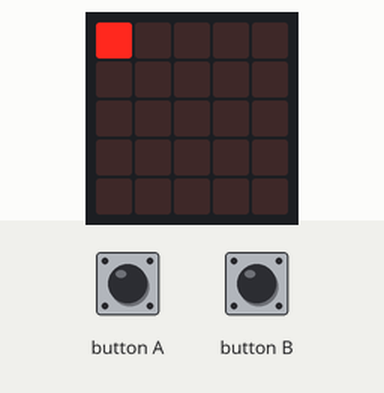
This program was run on a simulated Calliope mini (MakeCode). On the bench: the board's 5×5 LED display. Inputs (shaded band) come from the test bench.

Above: at 0.21 s.
1.7 s: button B pressed for 0.15 s
At 1.9 s:
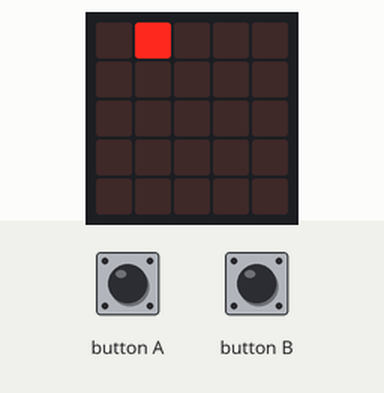
2.4 s: button A pressed for 0.15 s
At 3.7 s:
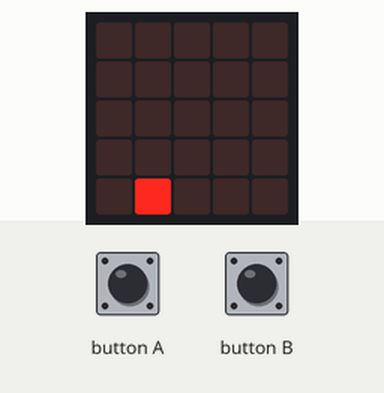
4.0 s: button A pressed for 0.15 s
At 4.9 s:
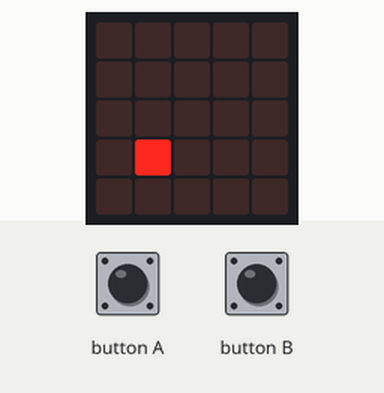
5.6 s: button B pressed for 0.15 s
At 5.8 s:
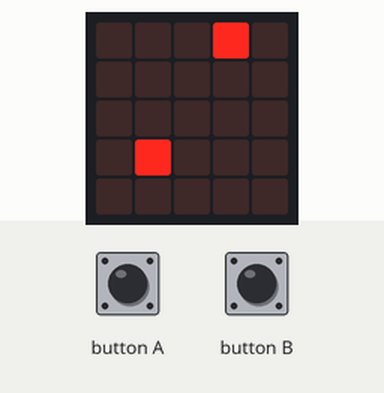
6.3 s: button A pressed for 0.15 s
At 7.6 s:
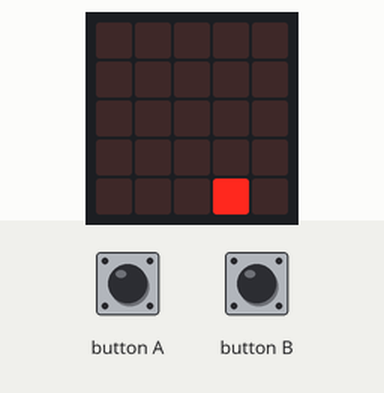
7.9 s: button B pressed for 0.15 s
At 8.1 s:
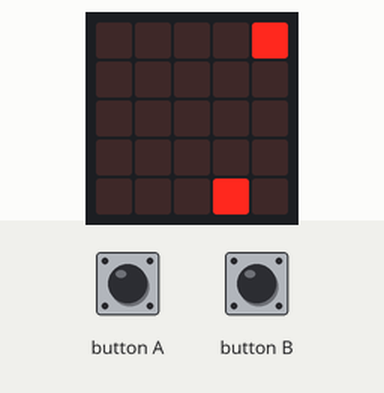
Timing chart, 0 to 9.6 s (numbered marks = the images above; inputs shaded):
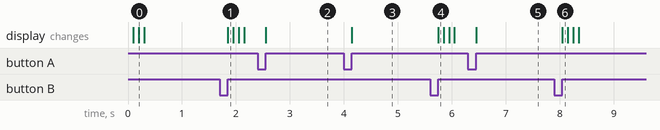

Measured:
- after the input at 1.7 s, the display: changes after 0.15 s (image 1)
- after the input at 2.4 s, the display: changes after 0.15 s (image 2)
- after the input at 4.0 s, the display: changes after 0.15 s (image 3)
- after the input at 5.6 s, the display: changes after 0.15 s (image 4)
- after the input at 6.3 s, the display: changes after 0.15 s (image 5)
- after the input at 7.9 s, the display: changes after 0.15 s (image 6)

The program:

main.ts
```typescript
function ZeigeZiffer (num: number, pos: number) {
    numTemp = num
    if (numTemp > 5) {
        led.plot(pos, 0)
        numTemp += -5
    }
    led.plot(pos, 5 - numTemp)
}
input.onButtonPressed(Button.A, function () {
    if (statusNr == 0) {
        t += 1 * 600
        t = t % 5400
        ZeigeTimer(t)
    } else if (statusNr == 1) {
        t += 1 * 60
        t = t % 600
        ZeigeTimer(t)
    } else if (statusNr == 2) {
        t += 1 * 10
        t = t % 60
        ZeigeTimer(t)
    } else if (statusNr == 3) {
        t += 1 * 1
        t = t % 10
        ZeigeTimer(t)
    } else if (statusNr == 4) {
        ton = !(ton)
        if (ton == true) {
            basic.showString("an")
        } else {
            basic.showString("aus")
        }
    } else if (statusNr == 5) {
        showTimer = !(showTimer)
    } else {

    }
})
input.onButtonPressed(Button.B, function () {
    statusNr += 1
    if (statusNr == 0) {
        ZeigeTimer(t)
    }
    if (statusNr < 2) {
        for (let index = 0; index < 4; index++) {
            led.toggle(statusNr, 0)
            basic.pause(100)
        }
    } else if (statusNr < 4) {
        for (let index = 0; index < 4; index++) {
            led.toggle(statusNr + 1, 0)
            basic.pause(100)
        }
    } else if (statusNr == 4) {
        basic.showString("Ton:")
    } else if (statusNr == 5) {
        ZeigeTimer(t)
        tLast = t
    } else {

    }
})
function ZeigeTimer (tIn: number) {
    basic.clearScreen()
    tTemp = tIn
    tTemp2 = tTemp % 10
    ZeigeZiffer(tTemp2, 4)
    tTemp = (tTemp - tTemp2) / 10
    tTemp2 = tTemp % 6
    ZeigeZiffer(tTemp2, 3)
    tTemp = (tTemp - tTemp2) / 6
    tTemp2 = tTemp % 10
    ZeigeZiffer(tTemp2, 1)
    tTemp = (tTemp - tTemp2) / 10
    tTemp2 = tTemp % 10
    ZeigeZiffer(tTemp2, 0)
}
let tTemp2 = 0
let tTemp = 0
let tLast = 0
let numTemp = 0
let showTimer = false
let ton = false
let statusNr = 0
let t = 0
t = 0
statusNr = 0
let statusTxtList = ["setze10Min", "setzeMin", "setze10Sek", "setzeSek", "setzeTon", "laufe", "abgelaufene"]
ton = false
showTimer = true
basic.clearScreen()
ZeigeTimer(t)
for (let index = 0; index < 4; index++) {
    led.toggle(0, 0)
    basic.pause(100)
}
basic.forever(function () {
    if (statusNr == 5) {
        basic.clearScreen()
        basic.setLedColor(0xff0000)
        if (showTimer == true) {
            ZeigeTimer(t)
        }
        basic.pause(1000)
        t += -1
        if (t == 0) {
            statusNr += 1
        }
    }
    if (statusNr == 6) {
        basic.setLedColor(0x00ff00)
        basic.showIcon(IconNames.No)
        if (ton == true) {
            for (let index = 0; index < 4; index++) {
                music.playTone(523, music.beat(BeatFraction.Whole))
                basic.pause(100)
            }
        }
        statusNr = -1
        t = tLast
    }
})
```

test.ts
```typescript
// Hier kann man Tests durchführen; diese Datei wird nicht kompiliert, wenn dieses Paket als Erweiterung verwendet wird.
```
